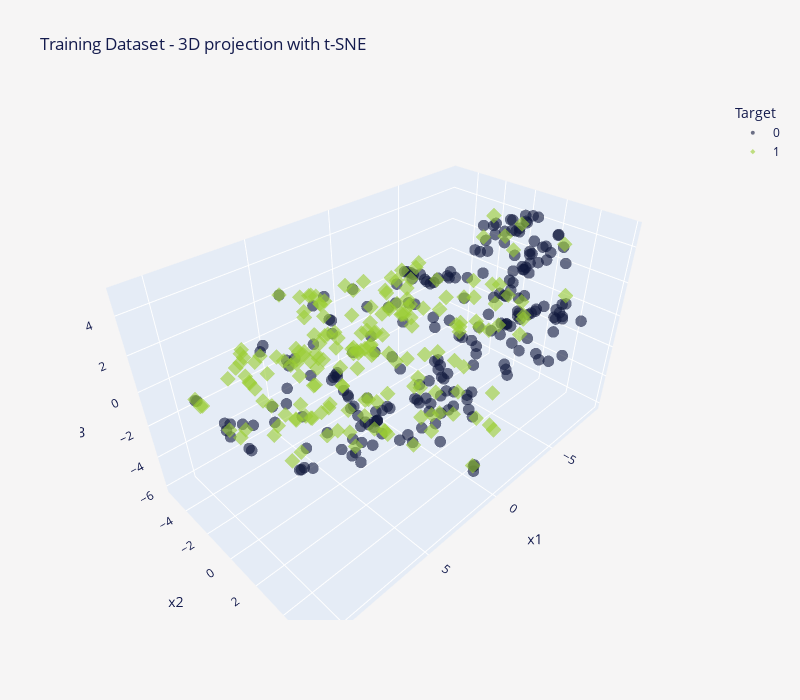

Notebook code cell kept with this figure:
### Code cell
fig = px.scatter_3d(
    data_frame=X3D,
    x="x1",
    y="x2",
    z="x3",
    symbol="Target",
    symbol_sequence=["circle", "diamond"],
    color="Target",
    color_discrete_sequence=["#0f173b", "#9acd32"],
    opacity=0.6,
    height=700,
    width=800,
    title="Training Dataset - 3D projection with t-SNE",
)

fig.update_layout(
    font=dict(color=FONT_COLOR),
    plot_bgcolor=BACKGROUND_COLOR,
    paper_bgcolor=BACKGROUND_COLOR,
)

fig.update_traces(marker_size=4)
fig.show()

### Figure 1 — Plotly figure (JSON) as saved in the notebook; plotly's stock layout.template omitted (floating-point values rounded to 4 significant figures; data arrays with more than 128 entries replaced by an {"elided": "..."} marker saying what was removed)
{"data": [{"hovertemplate": "Target=0<br>x1=%{x}<br>x2=%{y}<br>x3=%{z}<extra></extra>", "legendgroup": "0", "marker": {"color": "#0f173b", "opacity": 0.6, "size": 4, "symbol": "circle"}, "mode": "markers", "name": "0", "scene": "scene", "showlegend": true, "type": "scatter3d", "x": {"elided": "230 float values"}, "y": {"elided": "230 float values"}, "z": {"elided": "230 float values"}}, {"hovertemplate": "Target=1<br>x1=%{x}<br>x2=%{y}<br>x3=%{z}<extra></extra>", "legendgroup": "1", "marker": {"color": "#9acd32", "opacity": 0.6, "size": 4, "symbol": "diamond"}, "mode": "markers", "name": "1", "scene": "scene", "showlegend": true, "type": "scatter3d", "x": {"elided": "184 float values"}, "y": {"elided": "184 float values"}, "z": {"elided": "184 float values"}}], "layout": {"font": {"color": "#141B4D"}, "height": 700, "legend": {"title": {"text": "Target"}, "tracegroupgap": 0}, "paper_bgcolor": "#F6F5F5", "plot_bgcolor": "#F6F5F5", "scene": {"domain": {"x": [0, 1], "y": [0, 1]}, "xaxis": {"title": {"text": "x1"}}, "yaxis": {"title": {"text": "x2"}}, "zaxis": {"title": {"text": "x3"}}}, "title": {"text": "Training Dataset - 3D projection with t-SNE"}, "width": 800}}
